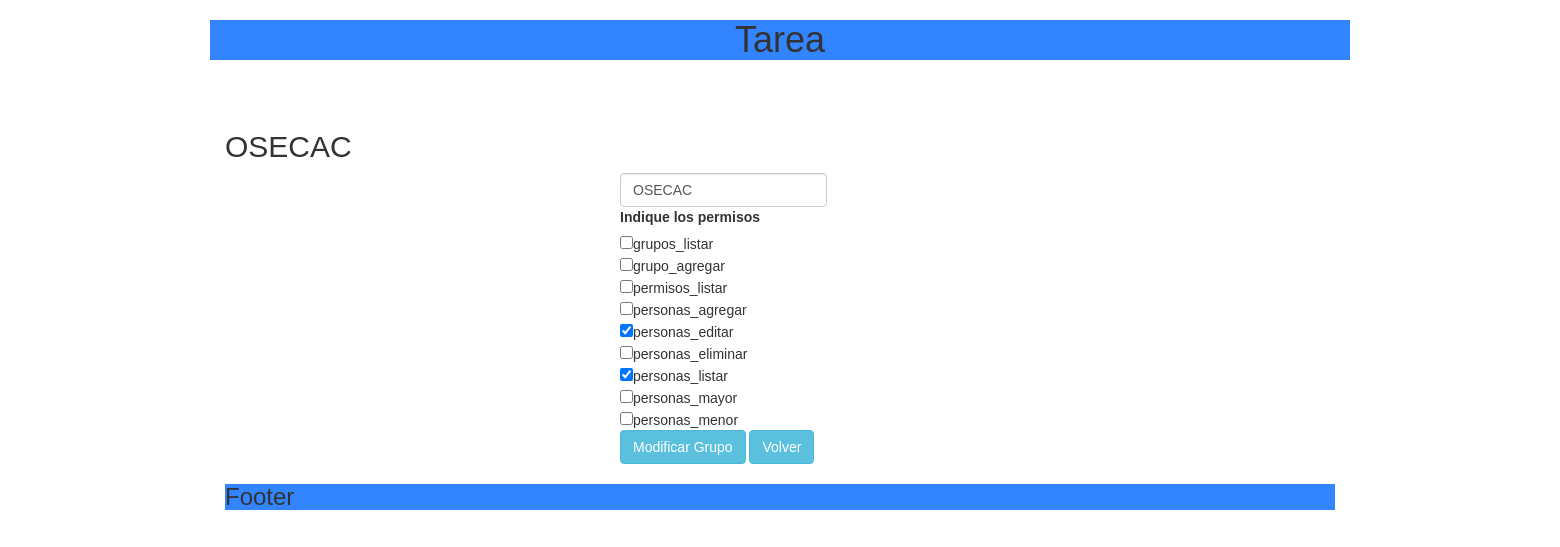
The app's page /editarGrupo.php?grupoID=9 with its own data.
### tables this page shows
CREATE TABLE `grupos` (
  `id` int(11) NOT NULL,
  `name` varchar(255) NOT NULL
);

CREATE TABLE `permisos` (
  `id` int(11) NOT NULL,
  `name` varchar(255) NOT NULL
);

### functions/funciones.php (called while the page is built, shortened)
<?php
function getPermisos() {
    $pdo = conectar();
    $statement = $pdo->prepare("SELECT *"
            . "FROM permisos");
    $statement->execute();
    $result = $statement->fetchAll();
    return $result;
}
function getGrupo($id) {
    $pdo = conectar();
    $statement = $pdo->prepare("SELECT *"
            . "FROM grupos WHERE id = $id");
    $statement->execute();
    $result = $statement->fetchAll();
    return $result;
}
function getGrupoConPermisos($id) {
    $pdo = conectar();
    $statement = $pdo->prepare("SELECT g.id AS grupo_id, g.name AS grupo_nombre, p.id AS permiso_id, p.name AS permiso_nombre
                               FROM grupos g INNER JOIN grupos_permisos gp ON
                                     g.id = gp.grupo_id INNER JOIN permisos p ON
                                     p.id = gp.permisos_id
                               WHERE g.id = $id");
    $statement->execute();
    $result = $statement->fetchAll();
    return $result;
}
function grupoTienePermiso($permisosDeGrupos, $idPermiso) {
    foreach ($permisosDeGrupos as $aux) {
        if ($aux['permiso_id'] == $idPermiso) {
            return TRUE;
        }
    }
    return FALSE;
}
?>

### web/editarGrupo.php (the view, shortened to what this page needs)
<?php
require_once("../functions/funciones.php");
?>
<!DOCTYPE html>
<html>
    <head>
    </head>
    <body>
        <br/>
        <br/>
        <?php
        $grupo = $_GET['grupoID'];
        $busquedaGrupo = getGrupoConPermisos($grupo);
        $obtenerGrupo = getGrupo($grupo);
        ?>
         <div class='container' >
            <h2> <?php echo $obtenerGrupo[0]['name'] ?></h2>
            <div id="editarGrupo" class="col-md-12 col-md-offset-4">
            <form class="form-inline" action="../functions/funEditarGrupo.php" method="POST">
                <input type="text" class="form-control" value="<?php echo $obtenerGrupo[0]['name'] ?>" name="nameGroup"><br/>
                <label>Indique los permisos</label><br/>
                <?php
                foreach(getPermisos() as $permiso){
                    if(grupoTienePermiso($busquedaGrupo, $permiso['id'])){
                        $checked = "checked";
                    }else{
                        $checked = "";
                    }
                ?>
                <input type="checkbox" name="permisos[]" value="<?php echo $permiso['id']?>" <?php echo $checked ?>><?php echo $permiso['name'] ?><br/>
                <?php
                }
                ?>
                <input type="submit" value="Modificar Grupo" class="btn btn-info">
                <a href="verGrupos.php" class="btn btn-info">Volver</a>
            </form>
        </div>
        </div>
    </body>
</html>

### web/css/main.css (style rules this page uses)
body { font-family: sans-serif; }

### records on screen
grupos: name "OSECAC", nameGroup "OSECAC"
permisos: name "grupos_listar"
permisos: name "grupo_agregar"
permisos: name "permisos_listar"
permisos: name "personas_agregar"
permisos: name "personas_editar"
permisos: name "personas_eliminar"
permisos: name "personas_listar"
permisos: name "personas_mayor"
permisos: name "personas_menor"
